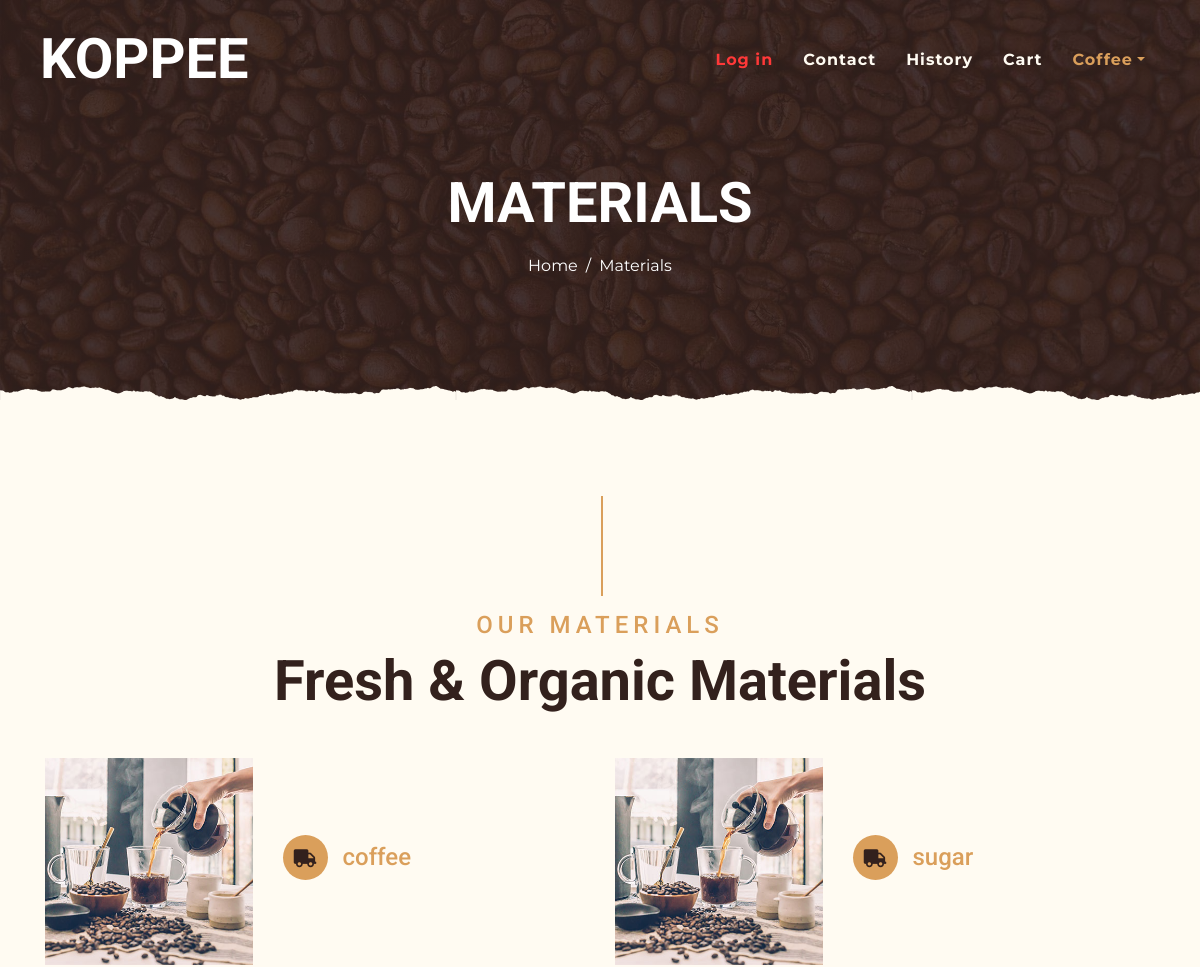
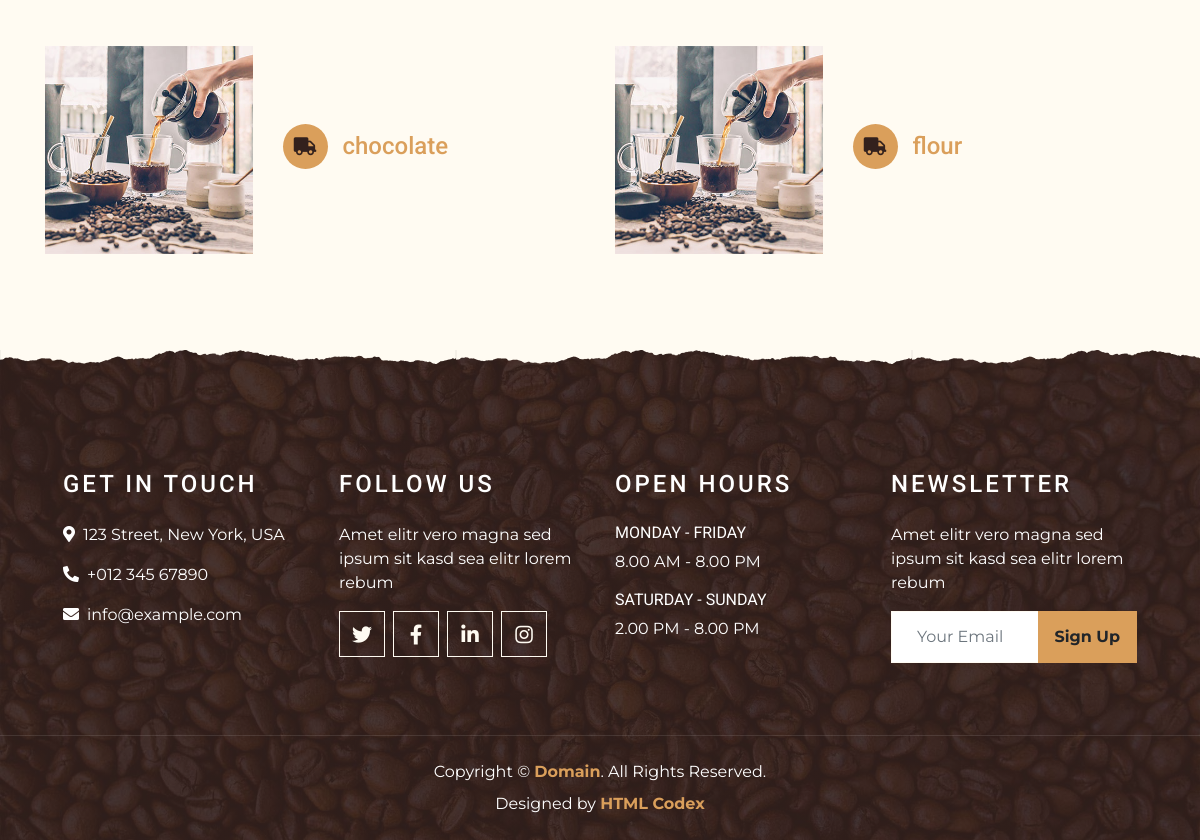
The page /storage/ on the database as committed earlier (2 pictures, top to bottom).
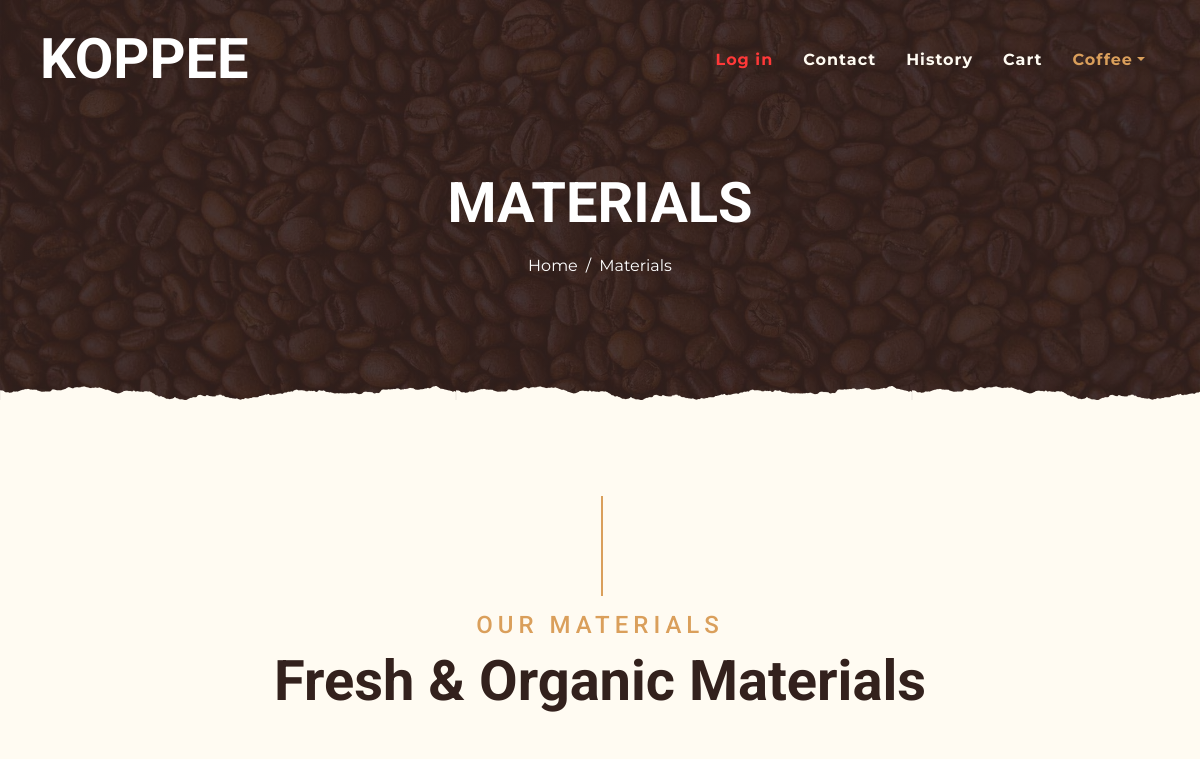
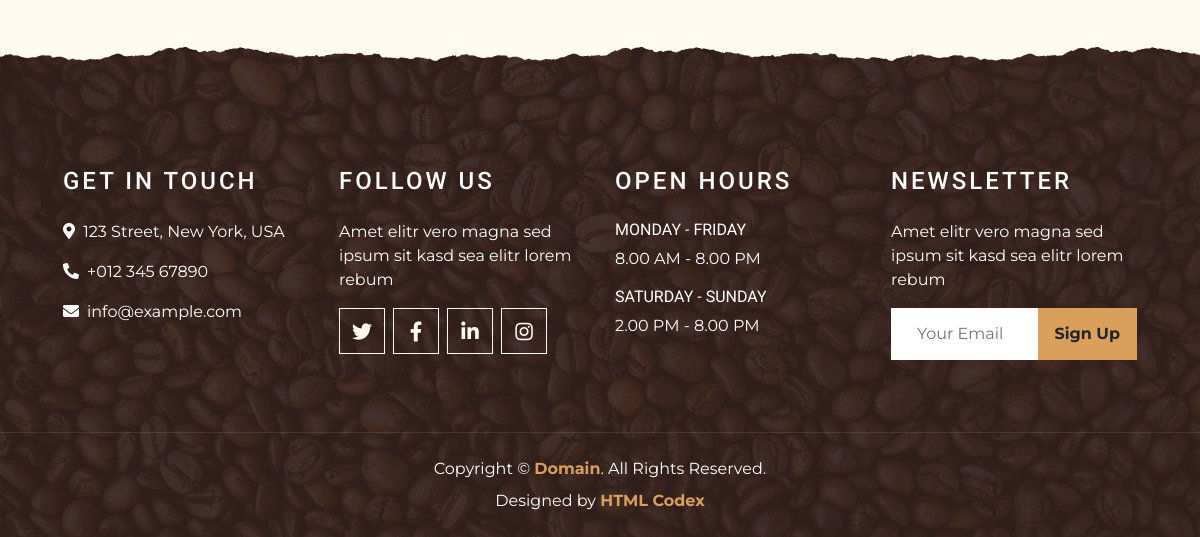
The same page on the database as committed later (2 pictures, top to bottom).
### storage/models.py (models this page shows, shortened)
class Material(models.Model):
    name = models.CharField(max_length=255, null=False, blank=False, verbose_name="name")
    image = models.ImageField(blank=True)
    amount = models.BigIntegerField(default=0)
    class Meta:
        db_table = "Material"
        verbose_name = "Material"
        verbose_name_plural = "Materials"

### storage/views.py (the view)
# urls.py: path('', MaterialHomePageView.as_view(), name="materials"),
class MaterialHomePageView(ListView):
    template_name = 'storage/index.html'
    queryset = Material.objects.all()
    context_object_name = "materials"

### templates/storage/index.html (shortened to what this page needs)
{% extends 'home/base.html' %}
{% load static %}
{% block main %}
    <div class="container-fluid page-header mb-5 position-relative overlay-bottom">
        <div class="d-flex flex-column align-items-center justify-content-center pt-0 pt-lg-5"
             style="min-height: 400px">
            <h1 class="display-4 mb-3 mt-0 mt-lg-5 text-white text-uppercase">Materials</h1>
            <div class="d-inline-flex mb-lg-5">
                <p class="m-0 text-white"><a class="text-white" href="{% url 'home:home' %}">Home</a></p>
                <p class="m-0 text-white px-2">/</p>
                <p class="m-0 text-white">Materials</p>
            </div>
        </div>
    </div>
    <div class="container-fluid pt-5">
        <div class="container">
            <div class="section-title">
                <h4 class="text-primary text-uppercase" style="letter-spacing: 5px;">Our Materials</h4>
                <h1 class="display-4">Fresh & Organic Materials</h1>
            </div>
            <div class="row">
                {% for material in materials %}
                    <div class="col-lg-6 mb-5">
                        <div class="row align-items-center">
                            <div class="col-sm-5">
                                <a href="{% url 'storage:update-material' material.id %}"
                                   class="material-image-link"><img
                                        class="img-fluid mb-3 mb-sm-0"
                                        src="{% static 'base/img/service-1.jpg' %}"
                                        alt=""></a>
                            </div>
                            <div class="col-sm-7">
                                <h4><i class="fa fa-truck service-icon"></i><a
                                        href="{% url 'storage:update-material' material.id %}"
                                        class="material-name-link">{{ material.name }}</a>
                                </h4>
                            </div>
                        </div>
                    </div>
                {% endfor %}
            </div>
        </div>
    </div>
{% endblock %}

Rows that differ between the two databases and show on the page:
removed Material: name "coffee"
removed Material: name "sugar"
removed Material: name "chocolate"
removed Material: name "flour"
